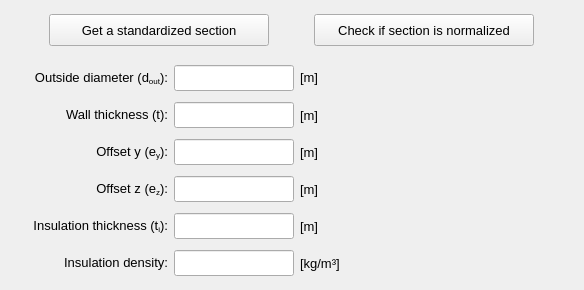
         <widget class="QWidget" name="tab_constant_pipe_section">
          <attribute name="title">
           <string>Constant sections</string>
          </attribute>
          <layout class="QGridLayout" name="gridLayout_32">
           <property name="leftMargin">
            <number>4</number>
           </property>
           <property name="topMargin">
            <number>4</number>
           </property>
           <property name="rightMargin">
            <number>4</number>
           </property>
           <property name="bottomMargin">
            <number>4</number>
           </property>
           <property name="spacing">
            <number>4</number>
           </property>
           <item row="0" column="0" colspan="2">
            <widget class="QFrame" name="frame_31">
             <property name="minimumSize">
              <size>
               <width>0</width>
               <height>52</height>
              </size>
             </property>
             <property name="maximumSize">
              <size>
               <width>16777215</width>
               <height>52</height>
              </size>
             </property>
             <property name="frameShape">
              <enum>QFrame::NoFrame</enum>
             </property>
             <property name="frameShadow">
              <enum>QFrame::Raised</enum>
             </property>
             <layout class="QGridLayout" name="gridLayout_31">
              <property name="leftMargin">
               <number>4</number>
              </property>
              <property name="topMargin">
               <number>4</number>
              </property>
              <property name="rightMargin">
               <number>4</number>
              </property>
              <property name="bottomMargin">
               <number>4</number>
              </property>
              <property name="spacing">
               <number>4</number>
              </property>
              <item row="0" column="0">
               <widget class="QPushButton" name="pushButton_select_standard_section">
                <property name="minimumSize">
                 <size>
                  <width>220</width>
                  <height>32</height>
                 </size>
                </property>
                <property name="maximumSize">
                 <size>
                  <width>220</width>
                  <height>32</height>
                 </size>
                </property>
                <property name="font">
                 <font>
                  <family>MS Shell Dlg 2</family>
                  <pointsize>10</pointsize>
                  <weight>50</weight>
                  <italic>false</italic>
                  <bold>false</bold>
                 </font>
                </property>
                <property name="styleSheet">
                 <string notr="true"/>
                </property>
                <property name="text">
                 <string>Get a standardized section</string>
                </property>
               </widget>
              </item>
              <item row="0" column="1">
               <widget class="QPushButton" name="pushButton_check_if_section_is_normalized">
                <property name="minimumSize">
                 <size>
                  <width>220</width>
                  <height>32</height>
                 </size>
                </property>
                <property name="maximumSize">
                 <size>
                  <width>220</width>
                  <height>32</height>
                 </size>
                </property>
                <property name="font">
                 <font>
                  <family>MS Shell Dlg 2</family>
                  <pointsize>10</pointsize>
                  <weight>50</weight>
                  <italic>false</italic>
                  <bold>false</bold>
                 </font>
                </property>
                <property name="styleSheet">
                 <string notr="true"/>
                </property>
                <property name="text">
                 <string>Check if section is normalized</string>
                </property>
               </widget>
              </item>
             </layout>
            </widget>
           </item>
           <item row="1" column="0">
            <widget class="QFrame" name="frame_2">
             <property name="minimumSize">
              <size>
               <width>320</width>
               <height>200</height>
              </size>
             </property>
             <property name="maximumSize">
              <size>
               <width>360</width>
               <height>280</height>
              </size>
             </property>
             <property name="font">
              <font>
               <pointsize>10</pointsize>
              </font>
             </property>
             <property name="frameShape">
              <enum>QFrame::NoFrame</enum>
             </property>
             <property name="frameShadow">
              <enum>QFrame::Plain</enum>
             </property>
             <layout class="QGridLayout" name="gridLayout_2">
              <property name="leftMargin">
               <number>0</number>
              </property>
              <property name="topMargin">
               <number>0</number>
              </property>
              <property name="rightMargin">
               <number>0</number>
              </property>
              <property name="bottomMargin">
               <number>0</number>
              </property>
              <property name="spacing">
               <number>6</number>
              </property>
              <item row="0" column="0">
               <spacer name="horizontalSpacer">
                <property name="orientation">
                 <enum>Qt::Horizontal</enum>
                </property>
                <property name="sizeHint" stdset="0">
                 <size>
                  <width>40</width>
                  <height>20</height>
                 </size>
                </property>
               </spacer>
              </item>
              <item row="0" column="3">
               <widget class="QLabel" name="label_17">
                <property name="minimumSize">
                 <size>
                  <width>50</width>
                  <height>26</height>
                 </size>
                </property>
                <property name="maximumSize">
                 <size>
                  <width>60</width>
                  <height>26</height>
                 </size>
                </property>
                <property name="font">
                 <font>
                  <family>MS Shell Dlg 2</family>
                  <pointsize>10</pointsize>
                  <weight>50</weight>
                  <italic>false</italic>
                  <bold>false</bold>
                 </font>
                </property>
                <property name="text">
                 <string>&lt;html&gt;&lt;head/&gt;&lt;body&gt;&lt;p&gt;[m]&lt;/p&gt;&lt;/body&gt;&lt;/html&gt;</string>
                </property>
                <property name="alignment">
                 <set>Qt::AlignLeading|Qt::AlignLeft|Qt::AlignVCenter</set>
                </property>
               </widget>
              </item>
              <item row="0" column="1">
               <widget class="QLabel" name="label_20">
                <property name="minimumSize">
                 <size>
                  <width>150</width>
                  <height>26</height>
                 </size>
                </property>
                <property name="maximumSize">
                 <size>
                  <width>174</width>
                  <height>26</height>
                 </size>
                </property>
                <property name="font">
                 <font>
                  <family>MS Shell Dlg 2</family>
                  <pointsize>10</pointsize>
                  <weight>50</weight>
                  <italic>false</italic>
                  <bold>false</bold>
                 </font>
                </property>
                <property name="text">
                 <string>&lt;html&gt;&lt;head/&gt;&lt;body&gt;&lt;p align=&quot;right&quot;&gt;Outside diameter (d&lt;span style=&quot; vertical-align:sub;&quot;&gt;out&lt;/span&gt;):&lt;/p&gt;&lt;/body&gt;&lt;/html&gt;</string>
                </property>
                <property name="alignment">
                 <set>Qt::AlignCenter</set>
                </property>
               </widget>
              </item>
              <item row="2" column="2">
               <widget class="QLineEdit" name="lineEdit_offset_y">
                <property name="minimumSize">
                 <size>
                  <width>120</width>
                  <height>26</height>
                 </size>
                </property>
                <property name="maximumSize">
                 <size>
                  <width>120</width>
                  <height>26</height>
                 </size>
                </property>
                <property name="font">
                 <font>
                  <family>MS Shell Dlg 2</family>
                  <pointsize>10</pointsize>
                  <weight>50</weight>
                  <italic>false</italic>
                  <bold>false</bold>
                 </font>
                </property>
                <property name="focusPolicy">
                 <enum>Qt::StrongFocus</enum>
                </property>
                <property name="styleSheet">
                 <string notr="true"/>
                </property>
                <property name="alignment">
                 <set>Qt::AlignCenter</set>
                </property>
                <property name="clearButtonEnabled">
                 <bool>true</bool>
                </property>
               </widget>
              </item>
              <item row="2" column="1">
               <widget class="QLabel" name="label_22">
                <property name="minimumSize">
                 <size>
                  <width>150</width>
                  <height>26</height>
                 </size>
                </property>
                <property name="maximumSize">
                 <size>
                  <width>174</width>
                  <height>26</height>
                 </size>
                </property>
                <property name="font">
                 <font>
                  <family>MS Shell Dlg 2</family>
                  <pointsize>10</pointsize>
                  <weight>50</weight>
                  <italic>false</italic>
                  <bold>false</bold>
                 </font>
                </property>
                <property name="text">
                 <string>&lt;html&gt;&lt;head/&gt;&lt;body&gt;&lt;p align=&quot;right&quot;&gt;Offset y (e&lt;span style=&quot; vertical-align:sub;&quot;&gt;y&lt;/span&gt;):&lt;/p&gt;&lt;/body&gt;&lt;/html&gt;</string>
                </property>
                <property name="alignment">
                 <set>Qt::AlignCenter</set>
                </property>
               </widget>
              </item>
              <item row="4" column="2">
               <widget class="QLineEdit" name="lineEdit_insulation_thickness">
                <property name="minimumSize">
                 <size>
                  <width>120</width>
                  <height>26</height>
                 </size>
                </property>
                <property name="maximumSize">
                 <size>
                  <width>120</width>
                  <height>26</height>
                 </size>
                </property>
                <property name="font">
                 <font>
                  <family>MS Shell Dlg 2</family>
                  <pointsize>10</pointsize>
                  <weight>50</weight>
                  <italic>false</italic>
                  <bold>false</bold>
                 </font>
                </property>
                <property name="focusPolicy">
                 <enum>Qt::StrongFocus</enum>
                </property>
                <property name="styleSheet">
                 <string notr="true"/>
                </property>
                <property name="alignment">
                 <set>Qt::AlignCenter</set>
                </property>
                <property name="clearButtonEnabled">
                 <bool>true</bool>
                </property>
               </widget>
              </item>
              <item row="4" column="3">
               <widget class="QLabel" name="label_42">
                <property name="minimumSize">
                 <size>
                  <width>50</width>
                  <height>26</height>
                 </size>
                </property>
                <property name="maximumSize">
                 <size>
                  <width>60</width>
                  <height>26</height>
                 </size>
                </property>
                <property name="font">
                 <font>
                  <family>MS Shell Dlg 2</family>
                  <pointsize>10</pointsize>
                  <weight>50</weight>
                  <italic>false</italic>
                  <bold>false</bold>
                 </font>
                </property>
                <property name="text">
                 <string>[m]</string>
                </property>
                <property name="alignment">
                 <set>Qt::AlignLeading|Qt::AlignLeft|Qt::AlignVCenter</set>
                </property>
               </widget>
              </item>
              <item row="3" column="2">
               <widget class="QLineEdit" name="lineEdit_offset_z">
                <property name="minimumSize">
                 <size>
                  <width>120</width>
                  <height>26</height>
                 </size>
                </property>
                <property name="maximumSize">
                 <size>
                  <width>120</width>
                  <height>26</height>
                 </size>
                </property>
                <property name="font">
                 <font>
                  <family>MS Shell Dlg 2</family>
                  <pointsize>10</pointsize>
                  <weight>50</weight>
                  <italic>false</italic>
                  <bold>false</bold>
                 </font>
                </property>
                <property name="focusPolicy">
                 <enum>Qt::StrongFocus</enum>
                </property>
                <property name="styleSheet">
                 <string notr="true"/>
                </property>
                <property name="alignment">
                 <set>Qt::AlignCenter</set>
                </property>
                <property name="clearButtonEnabled">
                 <bool>true</bool>
                </property>
               </widget>
              </item>
              <item row="5" column="3">
               <widget class="QLabel" name="label_41">
                <property name="minimumSize">
                 <size>
                  <width>50</width>
                  <height>26</height>
                 </size>
                </property>
                <property name="maximumSize">
                 <size>
                  <width>60</width>
                  <height>26</height>
                 </size>
                </property>
                <property name="font">
                 <font>
                  <family>MS Shell Dlg 2</family>
                  <pointsize>10</pointsize>
                  <weight>50</weight>
                  <italic>false</italic>
                  <bold>false</bold>
                 </font>
                </property>
                <property name="text">
                 <string>[kg/m³]</string>
                </property>
                <property name="alignment">
                 <set>Qt::AlignLeading|Qt::AlignLeft|Qt::AlignVCenter</set>
                </property>
               </widget>
              </item>
              <item row="5" column="2">
               <widget class="QLineEdit" name="lineEdit_insulation_density">
                <property name="minimumSize">
                 <size>
                  <width>120</width>
                  <height>26</height>
                 </size>
                </property>
                <property name="maximumSize">
                 <size>
                  <width>120</width>
                  <height>26</height>
                 </size>
                </property>
                <property name="font">
                 <font>
                  <family>MS Shell Dlg 2</family>
                  <pointsize>10</pointsize>
                  <weight>50</weight>
                  <italic>false</italic>
                  <bold>false</bold>
                 </font>
                </property>
                <property name="styleSheet">
                 <string notr="true"/>
                </property>
                <property name="alignment">
                 <set>Qt::AlignCenter</set>
                </property>
                <property name="clearButtonEnabled">
                 <bool>true</bool>
                </property>
               </widget>
              </item>
              <item row="3" column="1">
               <widget class="QLabel" name="label_23">
                <property name="minimumSize">
                 <size>
                  <width>150</width>
                  <height>26</height>
                 </size>
                </property>
                <property name="maximumSize">
                 <size>
                  <width>174</width>
                  <height>26</height>
                 </size>
                </property>
                <property name="font">
                 <font>
                  <family>MS Shell Dlg 2</family>
                  <pointsize>10</pointsize>
                  <weight>50</weight>
                  <italic>false</italic>
                  <bold>false</bold>
                 </font>
                </property>
                <property name="text">
                 <string>&lt;html&gt;&lt;head/&gt;&lt;body&gt;&lt;p align=&quot;right&quot;&gt;Offset z (e&lt;span style=&quot; vertical-align:sub;&quot;&gt;z&lt;/span&gt;):&lt;/p&gt;&lt;/body&gt;&lt;/html&gt;</string>
                </property>
                <property name="alignment">
                 <set>Qt::AlignCenter</set>
                </property>
               </widget>
              </item>
              <item row="5" column="1">
               <widget class="QLabel" name="label_25">
                <property name="minimumSize">
                 <size>
                  <width>150</width>
                  <height>26</height>
                 </size>
                </property>
                <property name="maximumSize">
                 <size>
                  <width>174</width>
                  <height>26</height>
                 </size>
                </property>
                <property name="font">
                 <font>
                  <family>MS Shell Dlg 2</family>
                  <pointsize>10</pointsize>
                  <weight>50</weight>
                  <italic>false</italic>
                  <bold>false</bold>
                 </font>
                </property>
                <property name="text">
                 <string>&lt;html&gt;&lt;head/&gt;&lt;body&gt;&lt;p align=&quot;right&quot;&gt;Insulation density:&lt;/p&gt;&lt;/body&gt;&lt;/html&gt;</string>
                </property>
                <property name="alignment">
                 <set>Qt::AlignCenter</set>
                </property>
               </widget>
              </item>
              <item row="4" column="1">
               <widget class="QLabel" name="label_26">
                <property name="minimumSize">
                 <size>
                  <width>150</width>
                  <height>26</height>
                 </size>
                </property>
                <property name="maximumSize">
                 <size>
                  <width>174</width>
                  <height>26</height>
                 </size>
                </property>
                <property name="font">
                 <font>
                  <family>MS Shell Dlg 2</family>
                  <pointsize>10</pointsize>
                  <weight>50</weight>
                  <italic>false</italic>
                  <bold>false</bold>
                 </font>
                </property>
                <property name="text">
                 <string>&lt;html&gt;&lt;head/&gt;&lt;body&gt;&lt;p align=&quot;right&quot;&gt;Insulation thickness (t&lt;span style=&quot; vertical-align:sub;&quot;&gt;i&lt;/span&gt;):&lt;/p&gt;&lt;/body&gt;&lt;/html&gt;</string>
                </property>
                <property name="alignment">
                 <set>Qt::AlignCenter</set>
                </property>
               </widget>
              </item>
              <item row="0" column="2">
               <widget class="QLineEdit" name="lineEdit_outside_diameter">
                <property name="minimumSize">
                 <size>
                  <width>120</width>
                  <height>26</height>
                 </size>
                </property>
                <property name="maximumSize">
                 <size>
                  <width>120</width>
                  <height>26</height>
                 </size>
                </property>
                <property name="font">
                 <font>
                  <family>MS Shell Dlg 2</family>
                  <pointsize>10</pointsize>
                  <weight>50</weight>
                  <italic>false</italic>
                  <bold>false</bold>
                 </font>
                </property>
                <property name="styleSheet">
                 <string notr="true"/>
                </property>
                <property name="text">
                 <string/>
                </property>
                <property name="alignment">
                 <set>Qt::AlignCenter</set>
                </property>
                <property name="clearButtonEnabled">
                 <bool>true</bool>
                </property>
               </widget>
              </item>
              <item row="1" column="3">
               <widget class="QLabel" name="label_18">
                <property name="minimumSize">
                 <size>
                  <width>50</width>
                  <height>26</height>
                 </size>
                </property>
                <property name="maximumSize">
                 <size>
                  <width>60</width>
                  <height>26</height>
                 </size>
                </property>
                <property name="font">
                 <font>
                  <family>MS Shell Dlg 2</family>
                  <pointsize>10</pointsize>
                  <weight>50</weight>
                  <italic>false</italic>
                  <bold>false</bold>
                 </font>
                </property>
                <property name="text">
                 <string>[m]</string>
                </property>
                <property name="alignment">
                 <set>Qt::AlignLeading|Qt::AlignLeft|Qt::AlignVCenter</set>
                </property>
               </widget>
              </item>
              <item row="2" column="3">
               <widget class="QLabel" name="label_19">
                <property name="minimumSize">
                 <size>
                  <width>50</width>
                  <height>26</height>
                 </size>
                </property>
                <property name="maximumSize">
                 <size>
                  <width>60</width>
                  <height>26</height>
                 </size>
                </property>
                <property name="font">
                 <font>
                  <family>MS Shell Dlg 2</family>
                  <pointsize>10</pointsize>
                  <weight>50</weight>
                  <italic>false</italic>
                  <bold>false</bold>
                 </font>
                </property>
                <property name="text">
                 <string>[m]</string>
                </property>
                <property name="alignment">
                 <set>Qt::AlignLeading|Qt::AlignLeft|Qt::AlignVCenter</set>
                </property>
               </widget>
              </item>
              <item row="1" column="2">
               <widget class="QLineEdit" name="lineEdit_wall_thickness">
                <property name="minimumSize">
                 <size>
                  <width>120</width>
                  <height>26</height>
                 </size>
                </property>
                <property name="maximumSize">
                 <size>
                  <width>120</width>
                  <height>26</height>
                 </size>
                </property>
                <property name="font">
                 <font>
                  <family>MS Shell Dlg 2</family>
                  <pointsize>10</pointsize>
                  <weight>50</weight>
                  <italic>false</italic>
                  <bold>false</bold>
                 </font>
                </property>
                <property name="focusPolicy">
                 <enum>Qt::StrongFocus</enum>
                </property>
                <property name="styleSheet">
                 <string notr="true"/>
                </property>
                <property name="alignment">
                 <set>Qt::AlignCenter</set>
                </property>
                <property name="clearButtonEnabled">
                 <bool>true</bool>
                </property>
               </widget>
              </item>
              <item row="3" column="3">
               <widget class="QLabel" name="label_24">
                <property name="minimumSize">
                 <size>
                  <width>50</width>
                  <height>26</height>
                 </size>
                </property>
                <property name="maximumSize">
                 <size>
                  <width>60</width>
                  <height>26</height>
                 </size>
                </property>
                <property name="font">
                 <font>
                  <family>MS Shell Dlg 2</family>
                  <pointsize>10</pointsize>
                  <weight>50</weight>
                  <italic>false</italic>
                  <bold>false</bold>
                 </font>
                </property>
                <property name="text">
                 <string>[m]</string>
                </property>
                <property name="alignment">
                 <set>Qt::AlignLeading|Qt::AlignLeft|Qt::AlignVCenter</set>
                </property>
               </widget>
              </item>
              <item row="1" column="1">
               <widget class="QLabel" name="label_21">
                <property name="minimumSize">
                 <size>
                  <width>150</width>
                  <height>26</height>
                 </size>
                </property>
                <property name="maximumSize">
                 <size>
                  <width>174</width>
                  <height>26</height>
                 </size>
                </property>
                <property name="font">
                 <font>
                  <family>MS Shell Dlg 2</family>
                  <pointsize>10</pointsize>
                  <weight>50</weight>
                  <italic>false</italic>
                  <bold>false</bold>
                 </font>
                </property>
                <property name="text">
                 <string>&lt;html&gt;&lt;head/&gt;&lt;body&gt;&lt;p align=&quot;right&quot;&gt;Wall thickness (t):&lt;/p&gt;&lt;/body&gt;&lt;/html&gt;</string>
                </property>
                <property name="alignment">
                 <set>Qt::AlignCenter</set>
                </property>
               </widget>
              </item>
              <item row="0" column="4">
               <spacer name="horizontalSpacer_2">
                <property name="orientation">
                 <enum>Qt::Horizontal</enum>
                </property>
                <property name="sizeHint" stdset="0">
                 <size>
                  <width>40</width>
                  <height>20</height>
                 </size>
                </property>
               </spacer>
              </item>
             </layout>
             <zorder>label_24</zorder>
             <zorder>lineEdit_outside_diameter</zorder>
             <zorder>lineEdit_offset_z</zorder>
             <zorder>label_22</zorder>
             <zorder>lineEdit_wall_thickness</zorder>
             <zorder>lineEdit_offset_y</zorder>
             <zorder>label_17</zorder>
             <zorder>label_21</zorder>
             <zorder>label_23</zorder>
             <zorder>label_19</zorder>
             <zorder>label_18</zorder>
             <zorder>label_42</zorder>
             <zorder>label_26</zorder>
             <zorder>label_25</zorder>
             <zorder>lineEdit_insulation_density</zorder>
             <zorder>lineEdit_insulation_thickness</zorder>
             <zorder>label_20</zorder>
             <zorder>label_41</zorder>
             <zorder>horizontalSpacer</zorder>
             <zorder>horizontalSpacer_2</zorder>
            </widget>
           </item>
           <item row="1" column="1">
            <widget class="QFrame" name="frame_30">
             <property name="frameShape">
              <enum>QFrame::NoFrame</enum>
             </property>
             <property name="frameShadow">
              <enum>QFrame::Raised</enum>
             </property>
             <layout class="QGridLayout" name="gridLayout_30">
              <property name="leftMargin">
               <number>4</number>
              </property>
              <property name="topMargin">
               <number>4</number>
              </property>
              <property name="rightMargin">
               <number>4</number>
              </property>
              <property name="bottomMargin">
               <number>4</number>
              </property>
              <property name="spacing">
               <number>4</number>
              </property>
              <item row="0" column="0">
               <widget class="QLabel" name="label_14">
                <property name="minimumSize">
                 <size>
                  <width>204</width>
                  <height>218</height>
                 </size>
                </property>
                <property name="maximumSize">
                 <size>
                  <width>200</width>
                  <height>218</height>
                 </size>
                </property>
                <property name="text">
                 <string/>
                </property>
                <property name="pixmap">
                 <pixmap>../../../../figures/Pipe.PNG</pixmap>
                </property>
                <property name="scaledContents">
                 <bool>true</bool>
                </property>
               </widget>
              </item>
             </layout>
            </widget>
           </item>
          </layout>
         </widget>
